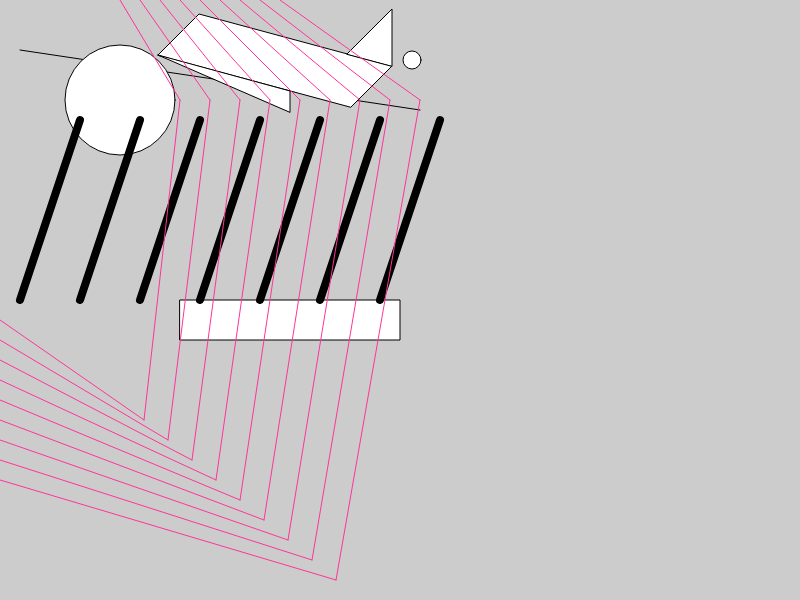
Frame 1 (no input)
Frame 60 (no input): identical to frame 1, image omitted
Frame 120 (the mouse pressed at the canvas centre since frame 60): identical to frame 1, image omitted

The p5.js sketch that drew this single still picture (run headless with seeded random() and noise() and a simulated clock; from frame 60 on, the mouse is pressed at the canvas centre):

// p5.js sketch
// ── sketch.js
const CRYSTAL_SIZE = 500
const SIDES = 6
let PALETTE = []

//p5.js program has a createCanvas() function that creates a drawing canvas with a specific width and height.
function setup() {
  createCanvas(800, 600);

    PALETTE = [
    color(255, 52, 154), // pink
    color(4, 0, 152) // blue
  ]
  
}

function draw() {
  background(204);
  point(240, 60);
  line(20, 50, 420, 110);
  quad(158, 55, 199, 14, 392, 66, 351, 107);
  triangle(347, 54, 392, 9, 392, 66);
  triangle(158, 55, 290, 91, 290, 112);
// draw a rect
  rect(180, 300, 220, 40);
// draw a ellipse
  ellipse(120, 100, 110, 110);
  ellipse(412, 60, 18, 18);
//push() & pop() will keep the strokeWeight from affect other object.
  push()
    for (var i = 20; i < 400; i += 60) {
    strokeWeight(8);
    line(i, 300, i + 60, 120);
  }
  pop()
  // push()
  // for (var i = 10; i < 600; i += 10) {
 
  //     stroke(PALETTE[1])
  //     line(i, 0, i + i/2, 300);
  //     line(i + i/2, 300, i*1.2, 600);
  //   }
  // pop()
  push()
  for (var i = 120; i < 300; i += 20) {
 
      stroke(PALETTE[0])
      line(i, 0, i + i/2, 100);
      line(i + i/2, 100, i*1.2, 300+i);
      line(i*1.2, 300+i, 0, i+200);
    }
  pop()

}
